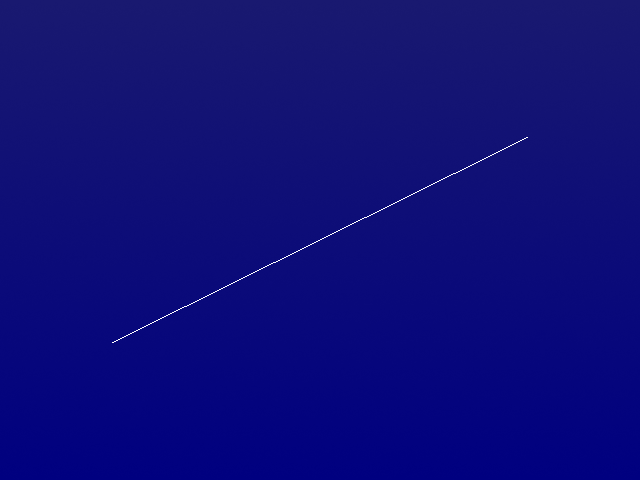

Write Python code to recreate this figure.
#!/usr/bin/env python

# Construct a simple undirected graph with two vertices and two parallel edges,
# then display it using a force-directed layout.

# Factory overrides: importing these modules registers the OpenGL rendering
# and interaction style implementations for vtkRenderingCore factory classes.
import vtkmodules.vtkInteractionStyle  # noqa: F401
import vtkmodules.vtkRenderingOpenGL2  # noqa: F401

# VTK pipeline classes used in this example
from vtkmodules.vtkCommonDataModel import vtkMutableUndirectedGraph
from vtkmodules.vtkFiltersSources import vtkGraphToPolyData
from vtkmodules.vtkInfovisLayout import (
    vtkForceDirectedLayoutStrategy,
    vtkGraphLayout,
)
from vtkmodules.vtkRenderingCore import (
    vtkActor,
    vtkPolyDataMapper,
    vtkRenderWindow,
    vtkRenderWindowInteractor,
    vtkRenderer,
)

# Colors (normalized RGB)
navy_rgb = (0.0, 0.0, 0.502)
midnight_blue_rgb = (0.098, 0.098, 0.439)

# Graph: two vertices with two parallel edges
graph = vtkMutableUndirectedGraph()
v1 = graph.AddVertex()
v2 = graph.AddVertex()

graph.AddEdge(v1, v2)
print("Number of vertices:", graph.GetNumberOfVertices())
print("Number of edges:", graph.GetNumberOfEdges())

graph.AddEdge(v1, v2)
print("Number of vertices:", graph.GetNumberOfVertices())
print("Number of edges:", graph.GetNumberOfEdges())

# Filter: layout the graph vertices in 2D
force_directed_layout_strategy = vtkForceDirectedLayoutStrategy()
graph_layout = vtkGraphLayout()
graph_layout.SetInputData(graph)
graph_layout.SetLayoutStrategy(force_directed_layout_strategy)

# Filter: convert graph to polydata for rendering
graph_to_polydata = vtkGraphToPolyData()
graph_to_polydata.SetInputConnection(graph_layout.GetOutputPort())

# Mapper: map edge lines to graphics primitives
edge_mapper = vtkPolyDataMapper()
edge_mapper.SetInputConnection(graph_to_polydata.GetOutputPort())
edge_mapper.ScalarVisibilityOff()

# Actor: assign the edge geometry
edge_actor = vtkActor()
edge_actor.SetMapper(edge_mapper)

# Renderer: assemble the scene
renderer = vtkRenderer()
renderer.AddActor(edge_actor)
renderer.SetBackground(navy_rgb)
renderer.SetBackground2(midnight_blue_rgb)
renderer.GradientBackgroundOn()

# Render window: display the rendered scene
render_window = vtkRenderWindow()
render_window.AddRenderer(renderer)
render_window.SetWindowName("construct graph")
render_window.SetMultiSamples(0)
render_window.SetSize(640, 480)

# Interactor: handle mouse and keyboard events
render_window_interactor = vtkRenderWindowInteractor()
render_window_interactor.SetRenderWindow(render_window)

# Scene: reset camera
renderer.ResetCamera()

# Start: launch the interactive visualization
render_window_interactor.Initialize()
render_window_interactor.Start()
